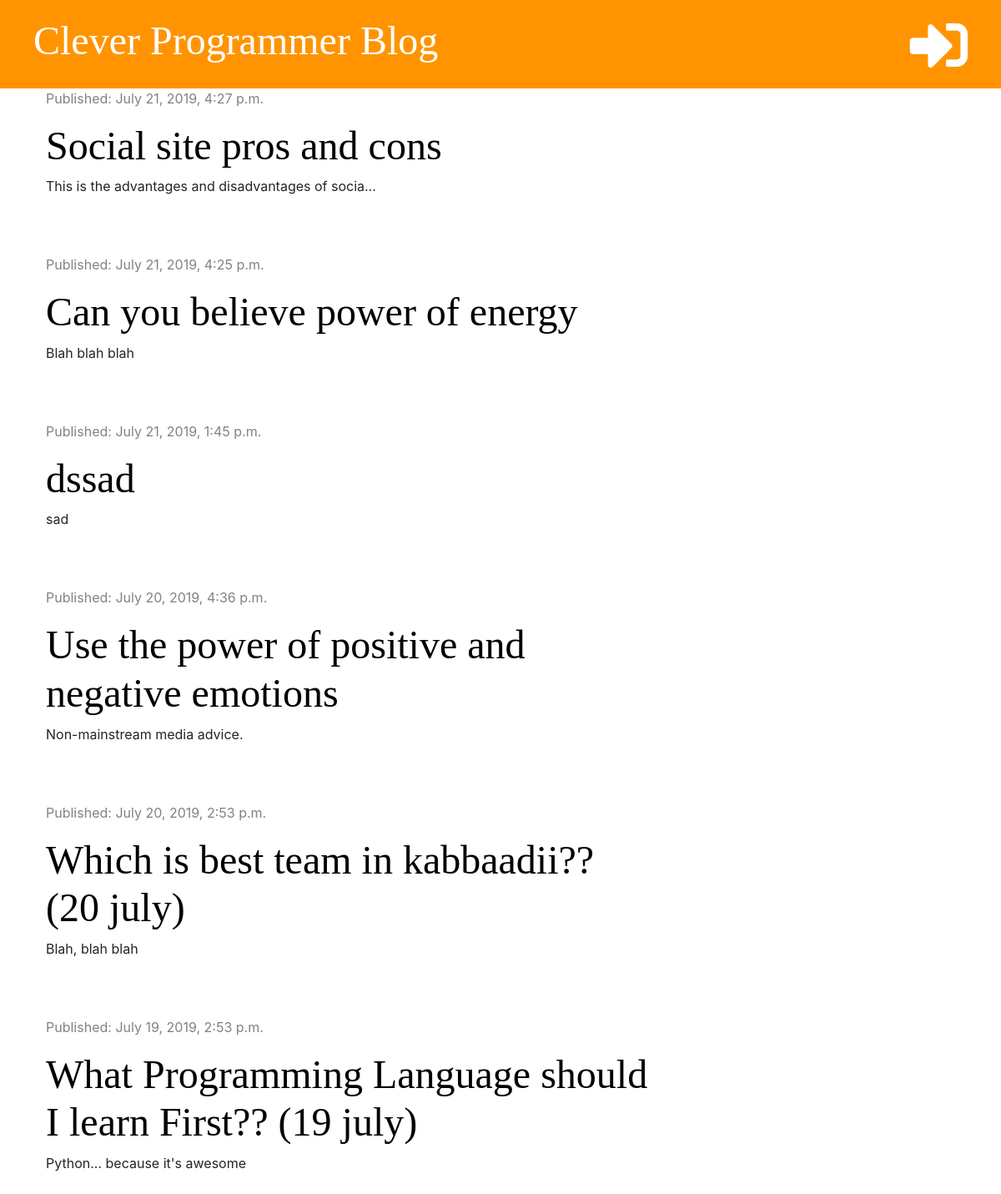
The app's page /, older data.
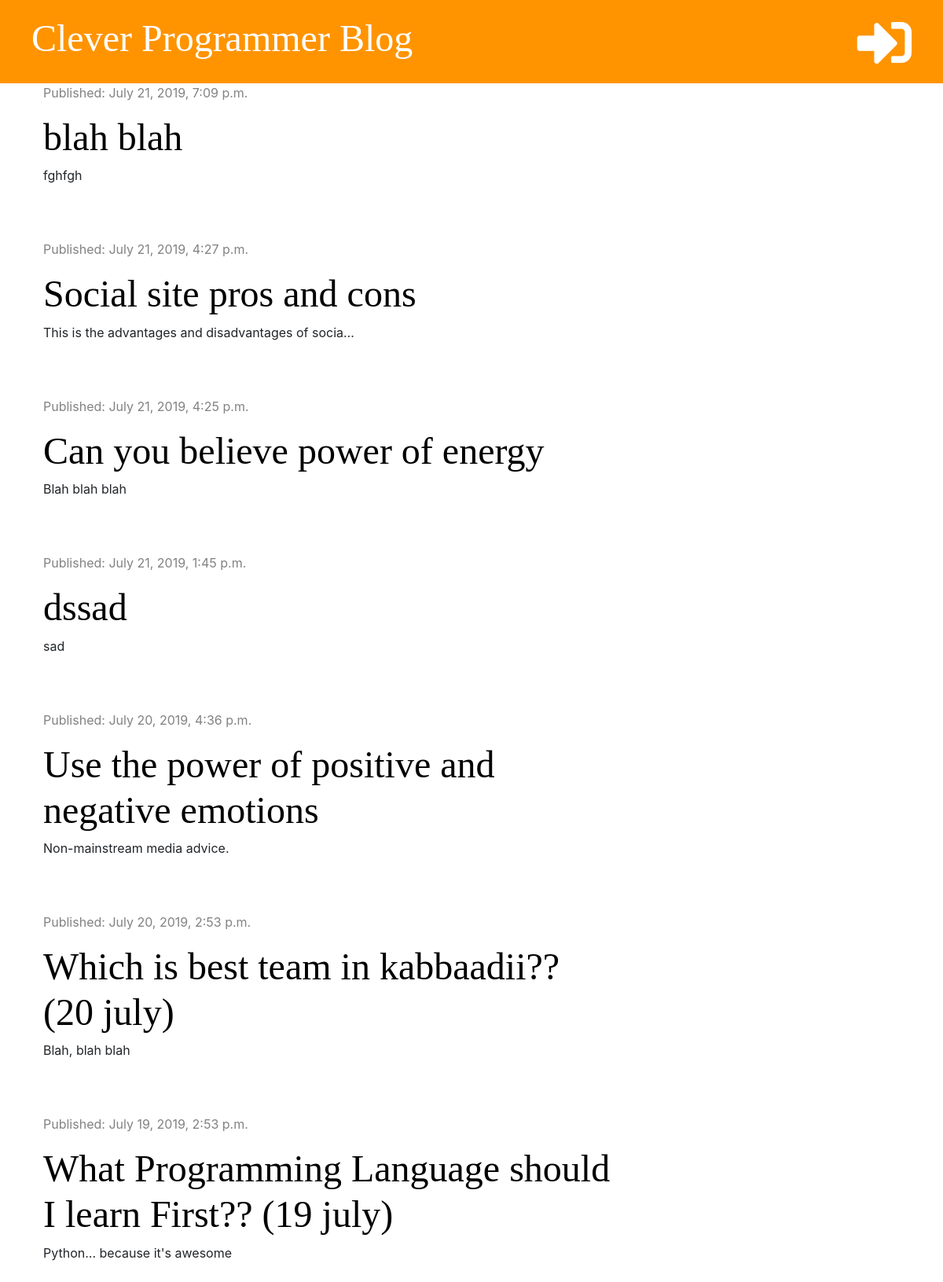
The same page, newer data.
### blog/models.py (models this page shows, shortened)
class Post(models.Model):
    author = models.ForeignKey('auth.User', on_delete = models.CASCADE)
    title = models.CharField(max_length = 200)
    text = models.TextField()
    created_date = models.DateTimeField(default = timezone.now)
    published_date = models.DateTimeField(blank=True, null=True)

### blog/views.py (the view)
# urls.py: path('', views.post_list, name="post_list"),
def post_list(request):
    posts = Post.objects.filter(published_date__lte = timezone.now()).order_by('-published_date')
    stuff_for_frontend = {'posts' : posts}
    return render(request, 'blog/post_list.html', stuff_for_frontend)

### blog/templates/blog/post_list.html (shortened to what this page needs)
{% extends 'blog/base.html' %}
{% block content %}
  {% for post in posts %}
    <div class="post">
        <div class="date">
          <p>Published: {{ post.published_date }}</p>
        </div>
        <h1><a href="{% url 'post_detail' pk=post.pk %}">{{ post.title }}</a></h1>
        <p>{{ post.text|truncatechars:50|linebreaksbr }}</p>
    </div>
  {% endfor %}
{% endblock %}

Row changes from the older to the newer data that the page shows:
added Post: published_date "July 21, 2019, 7:09 p.m.", title "blah blah", text "fghfgh"
